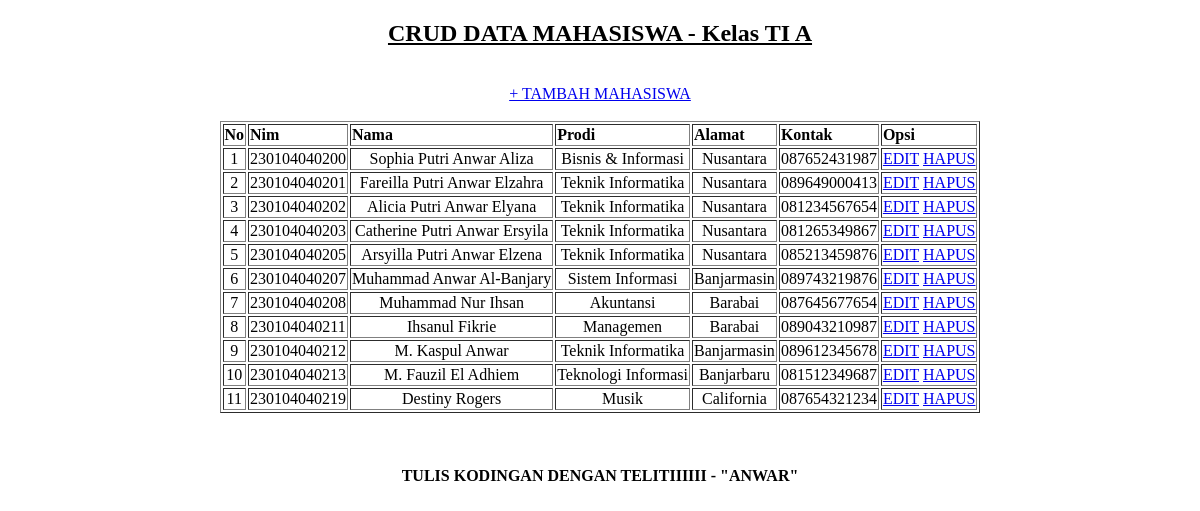
The page / on the database its author committed.
### tables this page shows
CREATE TABLE `peserta` (
  `NIM` varchar(12) NOT NULL,
  `Nama` varchar(50) NOT NULL,
  `Prodi` varchar(30) NOT NULL,
  `Alamat` text NOT NULL,
  `Kontak` varchar(12) NOT NULL
);

### index.php (the view, shortened to what this page needs)
<!DOCTYPE html>
<html>
<head>
</head>
<body>
    <h2 style="color: #000; font-weight: bold; text-decoration: underline;">CRUD DATA MAHASISWA - Kelas TI A</h2>
    <br/>
    <a href="tambah.php">+ TAMBAH MAHASISWA</a>
    <br/>
    <br/>
    <table border="1">
        <tr>
            <th align = "center">No</th>
            <th>Nim</th>
            <th>Nama</th>
            <th>Prodi</th>
            <th>Alamat</th>
            <th>Kontak</th>
            <th>Opsi</th>
        </tr>
        <?php
        include 'database.php';
        $no = 1;
        $data = mysqli_query($koneksi, "select * from peserta");
        while ($d = mysqli_fetch_array($data)) {
        ?>
            <tr>
                <td align = "center"><?php echo $no++; ?></td>
                <td align = "center"><?php echo $d['NIM']; ?></td>
                <td align = "center"><?php echo $d['Nama']; ?></td>
                <td align = "center"><?php echo $d['Prodi']; ?></td>
                <td align = "center"><?php echo $d['Alamat']; ?></td>
                <td align = "center"><?php echo $d['Kontak']; ?></td>
                <td>
                    <a href="edit.php?NIM=<?php echo $d['NIM']; ?>">EDIT</a>
                    <a href="hapus.php?NIM=<?php echo $d['NIM']; ?>">HAPUS</a>
                </td>
            </tr>
        <?php
        }
        ?>
    </table>
	<br><br><br>
	<marquee style="color: #000;"><strong>TULIS KODINGAN DENGAN TELITIIIIII           - "ANWAR"</strong></marquee>
</body>
</html>

### index.php (style rules this page uses)
body { text-align: center; background-image: url('https://img.freepik.com/free-vector/watercolor-stains-abstract-background_23-2149107181.jpg?w=900&t=st=1703029180~exp=1703029780~hmac=005cacd65cdb2c7f32cfea5a5b88fd017dc95b7b709975b796fab1902250c3c5'); background-size: cover; background-position: center; background-repeat: no-repeat; color: #fff; }
table { margin: 0 auto; text-align: left; color: #000; }

### rows shown on the page
peserta: NIM "230104040200", Nama "Sophia Putri Anwar Aliza", Prodi "Bisnis & Informasi", Alamat "Nusantara", Kontak "087652431987"
peserta: NIM "230104040201", Nama "Fareilla Putri Anwar Elzahra", Prodi "Teknik Informatika", Alamat "Nusantara", Kontak "089649000413"
peserta: NIM "230104040202", Nama "Alicia Putri Anwar Elyana", Prodi "Teknik Informatika", Alamat "Nusantara", Kontak "081234567654"
peserta: NIM "230104040203", Nama "Catherine Putri Anwar Ersyila", Prodi "Teknik Informatika", Alamat "Nusantara", Kontak "081265349867"
peserta: NIM "230104040205", Nama "Arsyilla Putri Anwar Elzena", Prodi "Teknik Informatika", Alamat "Nusantara", Kontak "085213459876"
peserta: NIM "230104040207", Nama "Muhammad Anwar Al-Banjary", Prodi "Sistem Informasi", Alamat "Banjarmasin", Kontak "089743219876"
peserta: NIM "230104040208", Nama "Muhammad Nur Ihsan", Prodi "Akuntansi", Alamat "Barabai", Kontak "087645677654"
peserta: NIM "230104040211", Nama "Ihsanul Fikrie", Prodi "Managemen", Alamat "Barabai", Kontak "089043210987"
peserta: NIM "230104040212", Nama "M. Kaspul Anwar", Prodi "Teknik Informatika", Alamat "Banjarmasin", Kontak "089612345678"
peserta: NIM "230104040213", Nama "M. Fauzil El Adhiem", Prodi "Teknologi Informasi", Alamat "Banjarbaru", Kontak "081512349687"
peserta: NIM "230104040219", Nama "Destiny Rogers", Prodi "Musik", Alamat "California", Kontak "087654321234"
